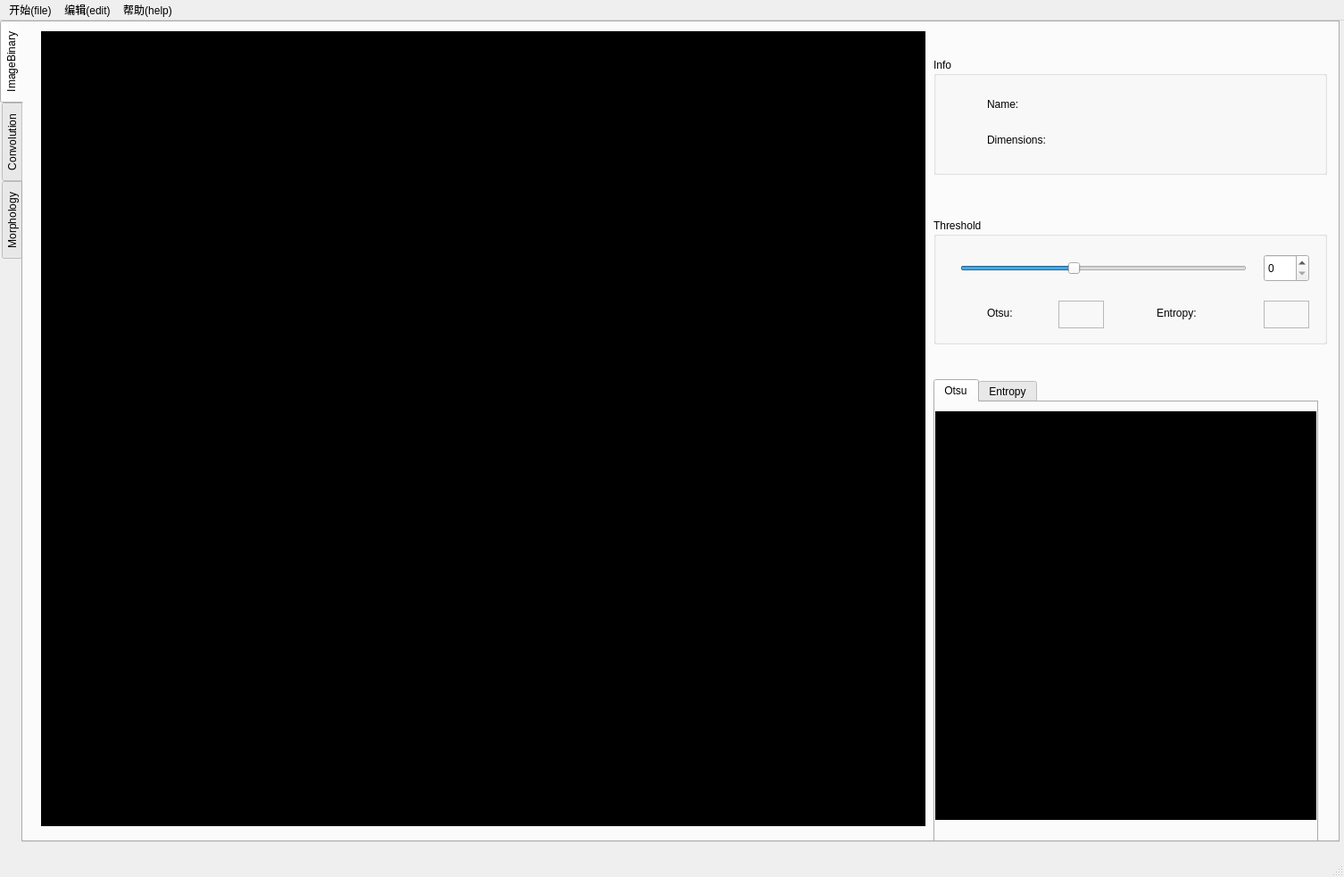
<?xml version="1.0" encoding="UTF-8"?>
<ui version="4.0">
 <class>MedicalImageProcessingClass</class>
 <widget class="QMainWindow" name="MedicalImageProcessingClass">
  <property name="geometry">
   <rect>
    <x>0</x>
    <y>0</y>
    <width>1506</width>
    <height>983</height>
   </rect>
  </property>
  <property name="windowTitle">
   <string>MedicalImageProcessing</string>
  </property>
  <widget class="QWidget" name="centralWidget">
   <widget class="QTabWidget" name="tabWidget">
    <property name="enabled">
     <bool>true</bool>
    </property>
    <property name="geometry">
     <rect>
      <x>0</x>
      <y>0</y>
      <width>1501</width>
      <height>921</height>
     </rect>
    </property>
    <property name="tabPosition">
     <enum>QTabWidget::West</enum>
    </property>
    <property name="tabShape">
     <enum>QTabWidget::Rounded</enum>
    </property>
    <property name="currentIndex">
     <number>0</number>
    </property>
    <property name="elideMode">
     <enum>Qt::ElideNone</enum>
    </property>
    <property name="usesScrollButtons">
     <bool>true</bool>
    </property>
    <property name="documentMode">
     <bool>false</bool>
    </property>
    <property name="tabsClosable">
     <bool>false</bool>
    </property>
    <property name="movable">
     <bool>false</bool>
    </property>
    <widget class="QWidget" name="tabWidgetPage1">
     <attribute name="title">
      <string>ImageBinary</string>
     </attribute>
     <widget class="QVTKWidget" name="qvtkWidget_original" native="true">
      <property name="geometry">
       <rect>
        <x>20</x>
        <y>10</y>
        <width>496</width>
        <height>500</height>
       </rect>
      </property>
      <property name="styleSheet">
       <string notr="true">background-color: rgb(0, 0, 0);</string>
      </property>
     </widget>
     <widget class="QVTKWidget" name="qvtkWidget_histogram" native="true">
      <property name="geometry">
       <rect>
        <x>20</x>
        <y>510</y>
        <width>991</width>
        <height>391</height>
       </rect>
      </property>
      <property name="styleSheet">
       <string notr="true">background-color: rgb(0, 0, 0);</string>
      </property>
     </widget>
     <widget class="QVTKWidget" name="qvtkWidget_threshold" native="true">
      <property name="geometry">
       <rect>
        <x>516</x>
        <y>10</y>
        <width>495</width>
        <height>500</height>
       </rect>
      </property>
      <property name="styleSheet">
       <string notr="true">background-color: rgb(0, 0, 0);</string>
      </property>
     </widget>
     <widget class="QTabWidget" name="tabWidget_2">
      <property name="geometry">
       <rect>
        <x>1020</x>
        <y>400</y>
        <width>431</width>
        <height>531</height>
       </rect>
      </property>
      <property name="autoFillBackground">
       <bool>false</bool>
      </property>
      <property name="currentIndex">
       <number>0</number>
      </property>
      <property name="elideMode">
       <enum>Qt::ElideNone</enum>
      </property>
      <widget class="QWidget" name="tab">
       <attribute name="title">
        <string>Otsu</string>
       </attribute>
       <widget class="QVTKWidget" name="qvtkWidget_otsu" native="true">
        <property name="geometry">
         <rect>
          <x>0</x>
          <y>10</y>
          <width>431</width>
          <height>458</height>
         </rect>
        </property>
        <property name="layoutDirection">
         <enum>Qt::LeftToRight</enum>
        </property>
        <property name="styleSheet">
         <string notr="true">background-color: rgb(0, 0, 0);</string>
        </property>
       </widget>
      </widget>
      <widget class="QWidget" name="tab_2">
       <attribute name="title">
        <string>Entropy</string>
       </attribute>
       <widget class="QVTKWidget" name="qvtkWidget_entropy" native="true">
        <property name="geometry">
         <rect>
          <x>0</x>
          <y>10</y>
          <width>431</width>
          <height>458</height>
         </rect>
        </property>
        <property name="styleSheet">
         <string notr="true">background-color: rgb(0, 0, 0);</string>
        </property>
       </widget>
      </widget>
     </widget>
     <widget class="QGroupBox" name="groupBox_11">
      <property name="geometry">
       <rect>
        <x>1020</x>
        <y>220</y>
        <width>441</width>
        <height>141</height>
       </rect>
      </property>
      <property name="sizePolicy">
       <sizepolicy hsizetype="Fixed" vsizetype="Preferred">
        <horstretch>0</horstretch>
        <verstretch>0</verstretch>
       </sizepolicy>
      </property>
      <property name="title">
       <string>Threshold</string>
      </property>
      <widget class="QSlider" name="ThresholdSlider">
       <property name="geometry">
        <rect>
         <x>30</x>
         <y>40</y>
         <width>321</width>
         <height>31</height>
        </rect>
       </property>
       <property name="mouseTracking">
        <bool>false</bool>
       </property>
       <property name="maximum">
        <number>255</number>
       </property>
       <property name="value">
        <number>100</number>
       </property>
       <property name="sliderPosition">
        <number>100</number>
       </property>
       <property name="orientation">
        <enum>Qt::Horizontal</enum>
       </property>
       <property name="invertedAppearance">
        <bool>false</bool>
       </property>
      </widget>
      <widget class="QSpinBox" name="spinBox">
       <property name="geometry">
        <rect>
         <x>370</x>
         <y>40</y>
         <width>51</width>
         <height>31</height>
        </rect>
       </property>
       <property name="maximum">
        <number>255</number>
       </property>
      </widget>
      <widget class="QLabel" name="label_6">
       <property name="geometry">
        <rect>
         <x>60</x>
         <y>90</y>
         <width>71</width>
         <height>31</height>
        </rect>
       </property>
       <property name="text">
        <string>Otsu:</string>
       </property>
      </widget>
      <widget class="QLabel" name="label_7">
       <property name="geometry">
        <rect>
         <x>250</x>
         <y>90</y>
         <width>111</width>
         <height>31</height>
        </rect>
       </property>
       <property name="text">
        <string>Entropy:</string>
       </property>
      </widget>
      <widget class="QLabel" name="label_otsu">
       <property name="geometry">
        <rect>
         <x>140</x>
         <y>92</y>
         <width>51</width>
         <height>31</height>
        </rect>
       </property>
       <property name="autoFillBackground">
        <bool>false</bool>
       </property>
       <property name="frameShape">
        <enum>QFrame::StyledPanel</enum>
       </property>
       <property name="text">
        <string/>
       </property>
      </widget>
      <widget class="QLabel" name="label_entropy">
       <property name="geometry">
        <rect>
         <x>370</x>
         <y>92</y>
         <width>51</width>
         <height>31</height>
        </rect>
       </property>
       <property name="frameShape">
        <enum>QFrame::StyledPanel</enum>
       </property>
       <property name="frameShadow">
        <enum>QFrame::Plain</enum>
       </property>
       <property name="text">
        <string/>
       </property>
      </widget>
     </widget>
     <widget class="QGroupBox" name="groupBox_12">
      <property name="geometry">
       <rect>
        <x>1020</x>
        <y>40</y>
        <width>441</width>
        <height>131</height>
       </rect>
      </property>
      <property name="sizePolicy">
       <sizepolicy hsizetype="Fixed" vsizetype="Preferred">
        <horstretch>0</horstretch>
        <verstretch>0</verstretch>
       </sizepolicy>
      </property>
      <property name="title">
       <string>Info</string>
      </property>
      <widget class="QLabel" name="label_name2">
       <property name="geometry">
        <rect>
         <x>60</x>
         <y>40</y>
         <width>108</width>
         <height>24</height>
        </rect>
       </property>
       <property name="text">
        <string>Name:</string>
       </property>
      </widget>
      <widget class="QLabel" name="label_dimension2">
       <property name="geometry">
        <rect>
         <x>60</x>
         <y>80</y>
         <width>131</width>
         <height>24</height>
        </rect>
       </property>
       <property name="text">
        <string>Dimensions:</string>
       </property>
      </widget>
      <widget class="QLabel" name="label_name">
       <property name="geometry">
        <rect>
         <x>240</x>
         <y>40</y>
         <width>181</width>
         <height>24</height>
        </rect>
       </property>
       <property name="text">
        <string/>
       </property>
      </widget>
      <widget class="QLabel" name="label_dimension">
       <property name="geometry">
        <rect>
         <x>240</x>
         <y>80</y>
         <width>181</width>
         <height>24</height>
        </rect>
       </property>
       <property name="text">
        <string/>
       </property>
      </widget>
     </widget>
    </widget>
    <widget class="QWidget" name="tab_3">
     <attribute name="title">
      <string>Convolution</string>
     </attribute>
     <widget class="QVTKWidget" name="qvtkWidget_conv" native="true">
      <property name="geometry">
       <rect>
        <x>20</x>
        <y>10</y>
        <width>991</width>
        <height>891</height>
       </rect>
      </property>
      <property name="styleSheet">
       <string notr="true">background-color: rgb(0, 0, 0);</string>
      </property>
     </widget>
     <widget class="QGroupBox" name="groupBox_9">
      <property name="geometry">
       <rect>
        <x>1020</x>
        <y>40</y>
        <width>441</width>
        <height>231</height>
       </rect>
      </property>
      <property name="sizePolicy">
       <sizepolicy hsizetype="Fixed" vsizetype="Preferred">
        <horstretch>0</horstretch>
        <verstretch>0</verstretch>
       </sizepolicy>
      </property>
      <property name="title">
       <string>Convolution</string>
      </property>
      <widget class="QPushButton" name="pushButton_roberts">
       <property name="geometry">
        <rect>
         <x>20</x>
         <y>40</y>
         <width>401</width>
         <height>41</height>
        </rect>
       </property>
       <property name="styleSheet">
        <string notr="true">background-color: rgb(255, 170, 0);</string>
       </property>
       <property name="text">
        <string>Roberts Operator</string>
       </property>
      </widget>
      <widget class="QPushButton" name="pushButton_prewitt">
       <property name="geometry">
        <rect>
         <x>20</x>
         <y>100</y>
         <width>291</width>
         <height>41</height>
        </rect>
       </property>
       <property name="styleSheet">
        <string notr="true">background-color: rgb(255, 170, 0);</string>
       </property>
       <property name="text">
        <string>Prewitt Operator</string>
       </property>
      </widget>
      <widget class="QPushButton" name="pushButton_sobel">
       <property name="geometry">
        <rect>
         <x>20</x>
         <y>160</y>
         <width>291</width>
         <height>41</height>
        </rect>
       </property>
       <property name="styleSheet">
        <string notr="true">background-color: rgb(255, 170, 0);</string>
       </property>
       <property name="text">
        <string>Sobel Operator</string>
       </property>
      </widget>
      <widget class="QComboBox" name="comb_pre">
       <property name="geometry">
        <rect>
         <x>320</x>
         <y>100</y>
         <width>101</width>
         <height>41</height>
        </rect>
       </property>
       <item>
        <property name="text">
         <string>X-Axis</string>
        </property>
       </item>
       <item>
        <property name="text">
         <string>Y-Axis</string>
        </property>
       </item>
      </widget>
      <widget class="QComboBox" name="comb_sob">
       <property name="geometry">
        <rect>
         <x>320</x>
         <y>160</y>
         <width>101</width>
         <height>41</height>
        </rect>
       </property>
       <item>
        <property name="text">
         <string>X-Axis</string>
        </property>
       </item>
       <item>
        <property name="text">
         <string>Y-Axis</string>
        </property>
       </item>
      </widget>
     </widget>
     <widget class="QGroupBox" name="groupBox_10">
      <property name="geometry">
       <rect>
        <x>1020</x>
        <y>290</y>
        <width>441</width>
        <height>341</height>
       </rect>
      </property>
      <property name="sizePolicy">
       <sizepolicy hsizetype="Fixed" vsizetype="Preferred">
        <horstretch>0</horstretch>
        <verstretch>0</verstretch>
       </sizepolicy>
      </property>
      <property name="title">
       <string>Image Filters</string>
      </property>
      <widget class="QPushButton" name="pushButton_gaussian">
       <property name="geometry">
        <rect>
         <x>20</x>
         <y>100</y>
         <width>401</width>
         <height>41</height>
        </rect>
       </property>
       <property name="styleSheet">
        <string notr="true">background-color: rgb(255, 170, 0);</string>
       </property>
       <property name="text">
        <string>Gaussian Filter</string>
       </property>
      </widget>
      <widget class="QPushButton" name="pushButton_median">
       <property name="geometry">
        <rect>
         <x>20</x>
         <y>270</y>
         <width>401</width>
         <height>41</height>
        </rect>
       </property>
       <property name="styleSheet">
        <string notr="true">background-color: rgb(255, 170, 0);</string>
       </property>
       <property name="text">
        <string>Median Filter</string>
       </property>
      </widget>
      <widget class="QSpinBox" name="spinBox_2">
       <property name="geometry">
        <rect>
         <x>370</x>
         <y>160</y>
         <width>51</width>
         <height>31</height>
        </rect>
       </property>
      </widget>
      <widget class="QSlider" name="GaussianSlider">
       <property name="geometry">
        <rect>
         <x>70</x>
         <y>160</y>
         <width>281</width>
         <height>31</height>
        </rect>
       </property>
       <property name="maximum">
        <number>30</number>
       </property>
       <property name="pageStep">
        <number>1</number>
       </property>
       <property name="value">
        <number>3</number>
       </property>
       <property name="orientation">
        <enum>Qt::Horizontal</enum>
       </property>
      </widget>
      <widget class="QPushButton" name="pushButton_addnoise">
       <property name="geometry">
        <rect>
         <x>20</x>
         <y>210</y>
         <width>401</width>
         <height>41</height>
        </rect>
       </property>
       <property name="styleSheet">
        <string notr="true">background-color: rgb(255, 170, 0);</string>
       </property>
       <property name="text">
        <string>Add Pepper Noise</string>
       </property>
      </widget>
      <widget class="QPushButton" name="pushButton_gaussiannoise">
       <property name="geometry">
        <rect>
         <x>20</x>
         <y>40</y>
         <width>401</width>
         <height>41</height>
        </rect>
       </property>
       <property name="styleSheet">
        <string notr="true">background-color: rgb(255, 170, 0);</string>
       </property>
       <property name="text">
        <string>Add Gaussian Noise</string>
       </property>
      </widget>
      <widget class="QLabel" name="label">
       <property name="geometry">
        <rect>
         <x>20</x>
         <y>153</y>
         <width>51</width>
         <height>41</height>
        </rect>
       </property>
       <property name="text">
        <string>STD:</string>
       </property>
      </widget>
     </widget>
    </widget>
    <widget class="QWidget" name="tabWidgetPage2">
     <attribute name="title">
      <string>Morphology</string>
     </attribute>
     <widget class="QGroupBox" name="groupBox_5">
      <property name="geometry">
       <rect>
        <x>1020</x>
        <y>350</y>
        <width>441</width>
        <height>151</height>
       </rect>
      </property>
      <property name="sizePolicy">
       <sizepolicy hsizetype="Fixed" vsizetype="Preferred">
        <horstretch>0</horstretch>
        <verstretch>0</verstretch>
       </sizepolicy>
      </property>
      <property name="mouseTracking">
       <bool>false</bool>
      </property>
      <property name="title">
       <string>Morphological Edge Detection</string>
      </property>
      <widget class="QPushButton" name="pushButton_medgedetect">
       <property name="geometry">
        <rect>
         <x>20</x>
         <y>40</y>
         <width>271</width>
         <height>41</height>
        </rect>
       </property>
       <property name="styleSheet">
        <string notr="true">background-color: rgb(255, 170, 0);</string>
       </property>
       <property name="text">
        <string>MEdgeDect</string>
       </property>
      </widget>
      <widget class="QPushButton" name="pushButton_mgradient">
       <property name="geometry">
        <rect>
         <x>20</x>
         <y>90</y>
         <width>271</width>
         <height>41</height>
        </rect>
       </property>
       <property name="mouseTracking">
        <bool>true</bool>
       </property>
       <property name="styleSheet">
        <string notr="true">background-color: rgb(255, 170, 0);</string>
       </property>
       <property name="text">
        <string>MGradient</string>
       </property>
      </widget>
      <widget class="QComboBox" name="comb_me">
       <property name="geometry">
        <rect>
         <x>300</x>
         <y>40</y>
         <width>121</width>
         <height>41</height>
        </rect>
       </property>
       <item>
        <property name="text">
         <string>Standard</string>
        </property>
       </item>
       <item>
        <property name="text">
         <string>External</string>
        </property>
       </item>
       <item>
        <property name="text">
         <string>Internal</string>
        </property>
       </item>
      </widget>
      <widget class="QComboBox" name="comb_mg">
       <property name="geometry">
        <rect>
         <x>300</x>
         <y>90</y>
         <width>121</width>
         <height>41</height>
        </rect>
       </property>
       <item>
        <property name="text">
         <string>Standard</string>
        </property>
       </item>
       <item>
        <property name="text">
         <string>External</string>
        </property>
       </item>
       <item>
        <property name="text">
         <string>Internal</string>
        </property>
       </item>
      </widget>
     </widget>
     <widget class="QWidget" name="layoutWidget">
      <property name="geometry">
       <rect>
        <x>520</x>
        <y>0</y>
        <width>491</width>
        <height>451</height>
       </rect>
      </property>
      <layout class="QVBoxLayout" name="verticalLayout_7">
       <item>
        <widget class="QLabel" name="label_2">
         <property name="sizePolicy">
          <sizepolicy hsizetype="Preferred" vsizetype="Fixed">
           <horstretch>0</horstretch>
           <verstretch>0</verstretch>
          </sizepolicy>
         </property>
         <property name="text">
          <string/>
         </property>
        </widget>
       </item>
       <item>
        <widget class="QLabel" name="image_2">
         <property name="styleSheet">
          <string notr="true">background-color: rgb(0, 0, 0);</string>
         </property>
         <property name="text">
          <string/>
         </property>
         <property name="scaledContents">
          <bool>false</bool>
         </property>
        </widget>
       </item>
      </layout>
     </widget>
     <widget class="QWidget" name="layoutWidget_2">
      <property name="geometry">
       <rect>
        <x>20</x>
        <y>450</y>
        <width>491</width>
        <height>451</height>
       </rect>
      </property>
      <layout class="QVBoxLayout" name="verticalLayout_8">
       <item>
        <widget class="QLabel" name="label_3">
         <property name="sizePolicy">
          <sizepolicy hsizetype="Preferred" vsizetype="Fixed">
           <horstretch>0</horstretch>
           <verstretch>0</verstretch>
          </sizepolicy>
         </property>
         <property name="text">
          <string/>
         </property>
        </widget>
       </item>
       <item>
        <widget class="QLabel" name="image_3">
         <property name="styleSheet">
          <string notr="true">background-color: rgb(0, 0, 0);</string>
         </property>
         <property name="text">
          <string/>
         </property>
         <property name="scaledContents">
          <bool>false</bool>
         </property>
        </widget>
       </item>
      </layout>
     </widget>
     <widget class="QWidget" name="layoutWidget">
      <property name="geometry">
       <rect>
        <x>20</x>
        <y>0</y>
        <width>491</width>
        <height>451</height>
       </rect>
      </property>
      <layout class="QVBoxLayout" name="verticalLayout">
       <item>
        <widget class="QLabel" name="label_1">
         <property name="sizePolicy">
          <sizepolicy hsizetype="Preferred" vsizetype="Fixed">
           <horstretch>0</horstretch>
           <verstretch>0</verstretch>
          </sizepolicy>
         </property>
         <property name="text">
          <string/>
         </property>
        </widget>
       </item>
       <item>
        <widget class="QLabel" name="image_1">
         <property name="styleSheet">
          <string notr="true">background-color: rgb(0, 0, 0);</string>
         </property>
         <property name="text">
          <string/>
         </property>
         <property name="scaledContents">
          <bool>false</bool>
         </property>
        </widget>
       </item>
      </layout>
     </widget>
     <widget class="QWidget" name="layoutWidget">
      <property name="geometry">
       <rect>
        <x>520</x>
        <y>450</y>
        <width>491</width>
        <height>451</height>
       </rect>
      </property>
      <layout class="QVBoxLayout" name="verticalLayout_2">
       <item>
        <widget class="QLabel" name="label_4">
         <property name="sizePolicy">
          <sizepolicy hsizetype="Preferred" vsizetype="Fixed">
           <horstretch>0</horstretch>
           <verstretch>0</verstretch>
          </sizepolicy>
         </property>
         <property name="text">
          <string/>
         </property>
        </widget>
       </item>
       <item>
        <widget class="QLabel" name="image_4">
         <property name="styleSheet">
          <string notr="true">background-color: rgb(0, 0, 0);</string>
         </property>
         <property name="text">
          <string/>
         </property>
         <property name="scaledContents">
          <bool>false</bool>
         </property>
        </widget>
       </item>
      </layout>
     </widget>
     <widget class="QGroupBox" name="groupBox_6">
      <property name="geometry">
       <rect>
        <x>1020</x>
        <y>180</y>
        <width>441</width>
        <height>151</height>
       </rect>
      </property>
      <property name="sizePolicy">
       <sizepolicy hsizetype="Fixed" vsizetype="Preferred">
        <horstretch>0</horstretch>
        <verstretch>0</verstretch>
       </sizepolicy>
      </property>
      <property name="title">
       <string>Gray Scale Reconstruction</string>
      </property>
      <widget class="QPushButton" name="pushButton_obr">
       <property name="geometry">
        <rect>
         <x>20</x>
         <y>40</y>
         <width>401</width>
         <height>41</height>
        </rect>
       </property>
       <property name="styleSheet">
        <string notr="true">background-color: rgb(255, 170, 0);</string>
       </property>
       <property name="text">
        <string>OBR</string>
       </property>
      </widget>
      <widget class="QPushButton" name="pushButton_cbr">
       <property name="geometry">
        <rect>
         <x>20</x>
         <y>90</y>
         <width>401</width>
         <height>41</height>
        </rect>
       </property>
       <property name="styleSheet">
        <string notr="true">background-color: rgb(255, 170, 0);</string>
       </property>
       <property name="text">
        <string>CBR</string>
       </property>
      </widget>
     </widget>
     <widget class="QGroupBox" name="groupBox_4">
      <property name="geometry">
       <rect>
        <x>1020</x>
        <y>40</y>
        <width>131</width>
        <height>121</height>
       </rect>
      </property>
      <property name="sizePolicy">
       <sizepolicy hsizetype="Preferred" vsizetype="Minimum">
        <horstretch>0</horstretch>
        <verstretch>0</verstretch>
       </sizepolicy>
      </property>
      <property name="title">
       <string>SE Option</string>
      </property>
      <widget class="QComboBox" name="SEOption">
       <property name="geometry">
        <rect>
         <x>10</x>
         <y>30</y>
         <width>110</width>
         <height>41</height>
        </rect>
       </property>
       <property name="maximumSize">
        <size>
         <width>110</width>
         <height>16777215</height>
        </size>
       </property>
       <property name="styleSheet">
        <string notr="true"/>
       </property>
       <item>
        <property name="text">
         <string extracomment="circler=2">RECT</string>
        </property>
       </item>
       <item>
        <property name="text">
         <string>CROSS</string>
        </property>
       </item>
       <item>
        <property name="text">
         <string>ELLIPSE</string>
        </property>
       </item>
      </widget>
      <widget class="QLineEdit" name="SESize">
       <property name="geometry">
        <rect>
         <x>10</x>
         <y>70</y>
         <width>50</width>
         <height>41</height>
        </rect>
       </property>
       <property name="sizePolicy">
        <sizepolicy hsizetype="Expanding" vsizetype="Expanding">
         <horstretch>0</horstretch>
         <verstretch>0</verstretch>
        </sizepolicy>
       </property>
       <property name="maximumSize">
        <size>
         <width>50</width>
         <height>16777215</height>
        </size>
       </property>
      </widget>
      <widget class="QPushButton" name="SEOK">
       <property name="geometry">
        <rect>
         <x>60</x>
         <y>70</y>
         <width>60</width>
         <height>41</height>
        </rect>
       </property>
       <property name="maximumSize">
        <size>
         <width>60</width>
         <height>16777215</height>
        </size>
       </property>
       <property name="styleSheet">
        <string notr="true">background-color: rgb(255, 170, 0);</string>
       </property>
       <property name="text">
        <string>OK</string>
       </property>
      </widget>
     </widget>
     <widget class="QGroupBox" name="groupBox">
      <property name="geometry">
       <rect>
        <x>1160</x>
        <y>40</y>
        <width>301</width>
        <height>121</height>
       </rect>
      </property>
      <property name="sizePolicy">
       <sizepolicy hsizetype="Fixed" vsizetype="Preferred">
        <horstretch>0</horstretch>
        <verstretch>0</verstretch>
       </sizepolicy>
      </property>
      <property name="title">
       <string>Basic Morphology</string>
      </property>
      <widget class="QPushButton" name="pushButton_dilation">
       <property name="geometry">
        <rect>
         <x>20</x>
         <y>30</y>
         <width>131</width>
         <height>41</height>
        </rect>
       </property>
       <property name="styleSheet">
        <string notr="true">background-color: rgb(255, 170, 0);</string>
       </property>
       <property name="text">
        <string>Dilation</string>
       </property>
      </widget>
      <widget class="QPushButton" name="pushButton_erosion">
       <property name="geometry">
        <rect>
         <x>150</x>
         <y>30</y>
         <width>131</width>
         <height>41</height>
        </rect>
       </property>
       <property name="styleSheet">
        <string notr="true">background-color: rgb(255, 170, 0);</string>
       </property>
       <property name="text">
        <string>Erosion</string>
       </property>
      </widget>
      <widget class="QPushButton" name="pushButton_opening">
       <property name="geometry">
        <rect>
         <x>20</x>
         <y>70</y>
         <width>131</width>
         <height>41</height>
        </rect>
       </property>
       <property name="styleSheet">
        <string notr="true">background-color: rgb(255, 170, 0);</string>
       </property>
       <property name="text">
        <string>Opening</string>
       </property>
      </widget>
      <widget class="QPushButton" name="pushButton_closing">
       <property name="geometry">
        <rect>
         <x>150</x>
         <y>70</y>
         <width>131</width>
         <height>41</height>
        </rect>
       </property>
       <property name="styleSheet">
        <string notr="true">background-color: rgb(255, 170, 0);</string>
       </property>
       <property name="text">
        <string>Closing</string>
       </property>
      </widget>
     </widget>
     <widget class="QGroupBox" name="groupBox_7">
      <property name="geometry">
       <rect>
        <x>1020</x>
        <y>690</y>
        <width>441</width>
        <height>151</height>
       </rect>
      </property>
      <property name="sizePolicy">
       <sizepolicy hsizetype="Fixed" vsizetype="Preferred">
        <horstretch>0</horstretch>
        <verstretch>0</verstretch>
       </sizepolicy>
      </property>
      <property name="title">
       <string>Conditional Reconstruction</string>
      </property>
      <widget class="QPushButton" name="pushButton_ROISelect">
       <property name="geometry">
        <rect>
         <x>20</x>
         <y>40</y>
         <width>401</width>
         <height>41</height>
        </rect>
       </property>
       <property name="styleSheet">
        <string notr="true">background-color: rgb(255, 170, 0);</string>
       </property>
       <property name="text">
        <string>ROISelect</string>
       </property>
      </widget>
      <widget class="QPushButton" name="pushButton_condilation">
       <property name="geometry">
        <rect>
         <x>20</x>
         <y>90</y>
         <width>401</width>
         <height>41</height>
        </rect>
       </property>
       <property name="styleSheet">
        <string notr="true">background-color: rgb(255, 170, 0);</string>
       </property>
       <property name="text">
        <string>Conditional Dilation</string>
       </property>
      </widget>
     </widget>
     <widget class="QGroupBox" name="groupBox_8">
      <property name="geometry">
       <rect>
        <x>1020</x>
        <y>520</y>
        <width>441</width>
        <height>151</height>
       </rect>
      </property>
      <property name="sizePolicy">
       <sizepolicy hsizetype="Fixed" vsizetype="Preferred">
        <horstretch>0</horstretch>
        <verstretch>0</verstretch>
       </sizepolicy>
      </property>
      <property name="title">
       <string>Skeleton</string>
      </property>
      <widget class="QPushButton" name="pushButton_skeleton">
       <property name="geometry">
        <rect>
         <x>60</x>
         <y>90</y>
         <width>111</width>
         <height>41</height>
        </rect>
       </property>
       <property name="styleSheet">
        <string notr="true">background-color: rgb(255, 170, 0);</string>
       </property>
       <property name="text">
        <string>Skeleton</string>
       </property>
      </widget>
      <widget class="QPushButton" name="pushButton_skeletonrec">
       <property name="geometry">
        <rect>
         <x>170</x>
         <y>90</y>
         <width>250</width>
         <height>41</height>
        </rect>
       </property>
       <property name="styleSheet">
        <string notr="true">background-color: rgb(255, 170, 0);</string>
       </property>
       <property name="text">
        <string>Skeleton Restoration</string>
       </property>
      </widget>
      <widget class="QPushButton" name="pushButton_distance">
       <property name="geometry">
        <rect>
         <x>20</x>
         <y>40</y>
         <width>401</width>
         <height>41</height>
        </rect>
       </property>
       <property name="styleSheet">
        <string notr="true">background-color: rgb(255, 170, 0);</string>
       </property>
       <property name="text">
        <string>Distance Transform</string>
       </property>
      </widget>
      <widget class="QPushButton" name="pushButton_skeletonanime">
       <property name="geometry">
        <rect>
         <x>20</x>
         <y>90</y>
         <width>41</width>
         <height>41</height>
        </rect>
       </property>
       <property name="styleSheet">
        <string notr="true">image: url(:/MedicalImageProcessing/play.png);
background-color: rgb(255, 170, 0);</string>
       </property>
       <property name="text">
        <string/>
       </property>
       <property name="iconSize">
        <size>
         <width>32</width>
         <height>32</height>
        </size>
       </property>
      </widget>
     </widget>
    </widget>
   </widget>
  </widget>
  <widget class="QMenuBar" name="menuBar">
   <property name="geometry">
    <rect>
     <x>0</x>
     <y>0</y>
     <width>1506</width>
     <height>37</height>
    </rect>
   </property>
   <widget class="QMenu" name="menu">
    <property name="title">
     <string>开始(file)</string>
    </property>
    <addaction name="loadimage"/>
   </widget>
   <widget class="QMenu" name="menu_2">
    <property name="title">
     <string>编辑(edit)</string>
    </property>
   </widget>
   <widget class="QMenu" name="menu_help">
    <property name="title">
     <string>帮助(help)</string>
    </property>
   </widget>
   <addaction name="menu"/>
   <addaction name="menu_2"/>
   <addaction name="menu_help"/>
  </widget>
  <widget class="QStatusBar" name="statusBar"/>
  <action name="loadimage">
   <property name="text">
    <string>打开图像(load image)</string>
   </property>
  </action>
 </widget>
 <layoutdefault spacing="6" margin="11"/>
 <customwidgets>
  <customwidget>
   <class>QVTKWidget</class>
   <extends>QWidget</extends>
   <header>QVTKWidget.h</header>
  </customwidget>
 </customwidgets>
 <resources>
  <include location="MedicalImageProcessing.qrc"/>
 </resources>
 <connections>
  <connection>
   <sender>ThresholdSlider</sender>
   <signal>valueChanged(int)</signal>
   <receiver>spinBox</receiver>
   <slot>setValue(int)</slot>
   <hints>
    <hint type="sourcelabel">
     <x>1401</x>
     <y>299</y>
    </hint>
    <hint type="destinationlabel">
     <x>1473</x>
     <y>299</y>
    </hint>
   </hints>
  </connection>
  <connection>
   <sender>spinBox</sender>
   <signal>valueChanged(int)</signal>
   <receiver>ThresholdSlider</receiver>
   <slot>setValue(int)</slot>
   <hints>
    <hint type="sourcelabel">
     <x>1468</x>
     <y>299</y>
    </hint>
    <hint type="destinationlabel">
     <x>1216</x>
     <y>299</y>
    </hint>
   </hints>
  </connection>
  <connection>
   <sender>spinBox_2</sender>
   <signal>valueChanged(int)</signal>
   <receiver>GaussianSlider</receiver>
   <slot>setValue(int)</slot>
   <hints>
    <hint type="sourcelabel">
     <x>1473</x>
     <y>489</y>
    </hint>
    <hint type="destinationlabel">
     <x>1374</x>
     <y>489</y>
    </hint>
   </hints>
  </connection>
  <connection>
   <sender>GaussianSlider</sender>
   <signal>valueChanged(int)</signal>
   <receiver>spinBox_2</receiver>
   <slot>setValue(int)</slot>
   <hints>
    <hint type="sourcelabel">
     <x>1190</x>
     <y>489</y>
    </hint>
    <hint type="destinationlabel">
     <x>1471</x>
     <y>489</y>
    </hint>
   </hints>
  </connection>
 </connections>
</ui>
